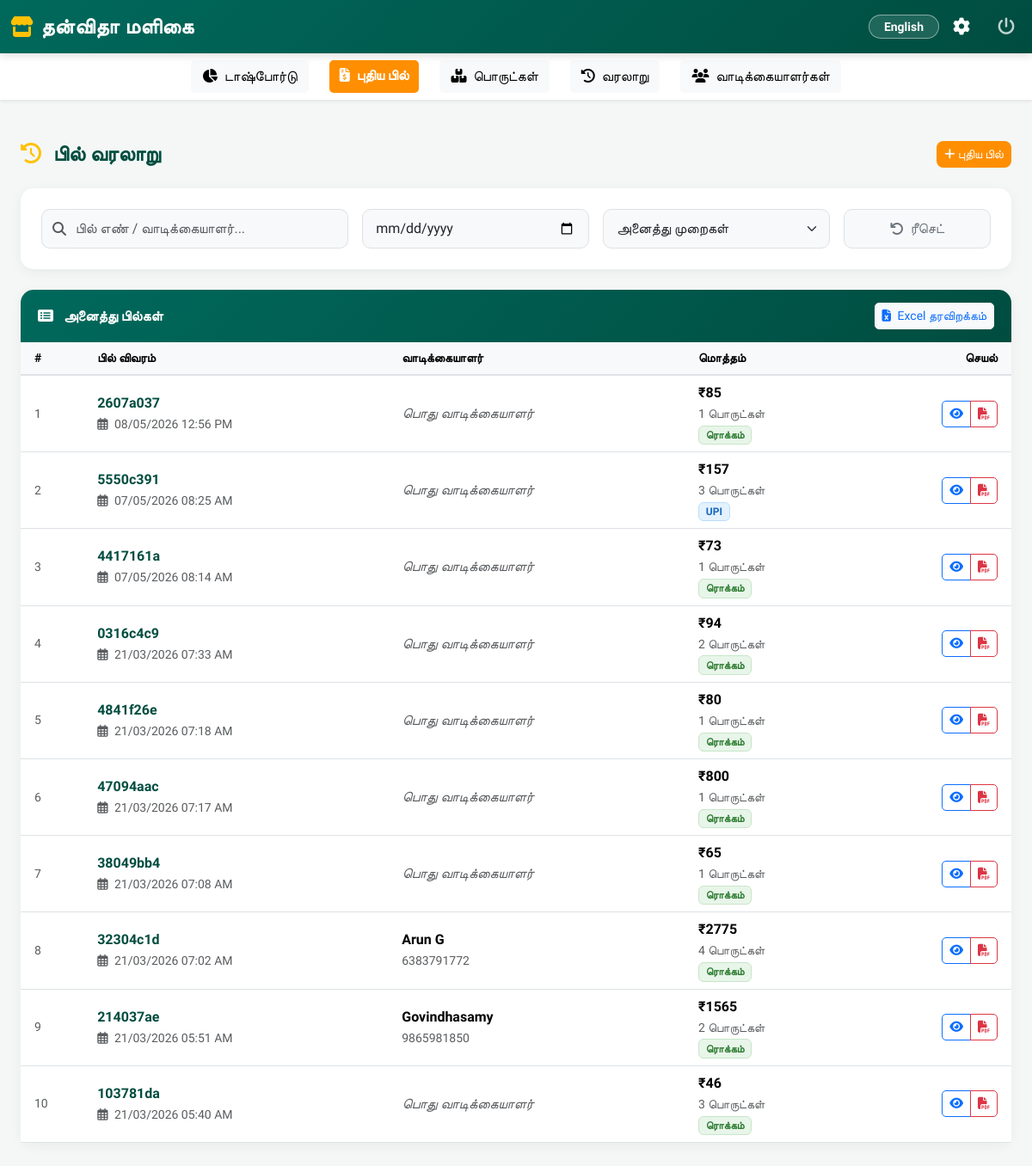
/billing/history (signed in), run on the app's committed database.
### models.py (models this page shows)
class Order(db.Model):
    __tablename__ = 'order'
    id = db.Column(db.Integer, primary_key=True)
    order_number = db.Column(db.String(50), unique=True, nullable=False, index=True)
    bill_number = db.Column(db.String(50), unique=True, nullable=False, index=True)
    customer_id = db.Column(db.Integer, db.ForeignKey('customer.id'))
    order_date = db.Column(db.DateTime, default=datetime.utcnow)
    total_amount = db.Column(db.Float, default=0)
    discount = db.Column(db.Float, default=0)
    tax_amount = db.Column(db.Float, default=0)
    grand_total = db.Column(db.Float, default=0)
    payment_method = db.Column(db.String(20), nullable=False)  # Cash, Card, UPI
    payment_status = db.Column(db.String(20), default='Completed')
    created_by = db.Column(db.Integer, db.ForeignKey('user.id'))
    created_at = db.Column(db.DateTime, default=datetime.utcnow)
    items = db.relationship('OrderItem', backref='order', lazy=True, cascade='all, delete-orphan')

class Customer(db.Model):
    __tablename__ = 'customer'
    id = db.Column(db.Integer, primary_key=True)
    name = db.Column(db.String(100), nullable=False)
    phone = db.Column(db.String(15), unique=True, nullable=False, index=True) # Index for fast lookup at billing
    email = db.Column(db.String(100))
    address = db.Column(db.Text)
    gst_no = db.Column(db.String(20))
    loyalty_points = db.Column(db.Integer, default=0)  # Loyalty points
    created_at = db.Column(db.DateTime, default=datetime.utcnow)
    orders = db.relationship('Order', backref='customer', lazy=True)

### app.py (the view)
@app.route('/billing/history')
@login_required
def bill_history():
    orders = Order.query.order_by(Order.order_date.desc()).all()
    return render_template('billing/bill_history.html', orders=orders)

### app.py (called while the page is built)
@login_manager.user_loader
def load_user(user_id):
    return User.query.get(int(user_id))

### templates/billing/bill_history.html (shortened to what this page needs)
{% extends "base.html" %}
{% block content %}
<div class="container-fluid mt-2">
    <div class="d-flex justify-content-between align-items-center mb-4">
        <h4 class="mb-0 fw-bold" style="color: var(--shop-primary-dark);">
            <i class="fas fa-clock-rotate-left text-warning me-2"></i> பில் வரலாறு
        </h4>
        <a href="{{ url_for('new_bill') }}" class="btn btn-sm text-white" style="background-color: var(--shop-accent); border-radius: 8px;">
            <i class="fas fa-plus"></i> புதிய பில்
        </a>
    </div>
    <div class="card history-card mb-4">
        <div class="card-body p-3 p-md-4">
            <div class="row g-3">
                <div class="col-12 col-md-4">
                    <div class="input-group">
                        <span class="input-group-text bg-light border-end-0" style="border-radius: 10px 0 0 10px;"><i class="fas fa-search text-muted"></i></span>
                        <input type="text" id="searchInput" class="form-control filter-control border-start-0 ps-0" placeholder="பில் எண் / வாடிக்கையாளர்..." style="border-radius: 0 10px 10px 0;">
                    </div>
                </div>
                <div class="col-6 col-md-3">
                    <input type="date" id="dateFilter" class="form-control filter-control">
                </div>
                <div class="col-6 col-md-3">
                    <select id="paymentFilter" class="form-select filter-control">
                        <option value="">அனைத்து முறைகள்</option>
                    </select>
                </div>
                <div class="col-12 col-md-2">
                    <button onclick="resetFilters()" class="btn btn-light border w-100 filter-control d-flex align-items-center justify-content-center text-secondary">
                        <i class="fas fa-undo me-2"></i> ரீசெட்
                    </button>
                </div>
            </div>
        </div>
    </div>
    <div class="card history-card mb-5">
        <div class="history-header d-flex justify-content-between align-items-center">
            <h6 class="mb-0 fw-bold"><i class="fas fa-list-alt me-2"></i> அனைத்து பில்கள்</h6>
            <button class="btn btn-sm btn-light text-primary" onclick="window.location.href='/api/export/orders'">
                <i class="fas fa-file-excel me-1"></i> Excel தரவிறக்கம்
            </button>
        </div>
        <div class="card-body p-0">
            <div class="table-responsive">
                <table class="table table-hover align-middle mb-0" id="ordersTable">
                    <thead class="table-light text-muted small">
                        <tr>
                            <th class="ps-3 d-none d-md-table-cell">#</th>
                            <th>பில் விவரம்</th>
                            <th class="d-none d-md-table-cell">வாடிக்கையாளர்</th>
                            <th>மொத்தம்</th>
                            <th class="text-end pe-3">செயல்</th>
                        </tr>
                    </thead>
                    <tbody>
                        {% for order in orders %}
                        <tr class="order-row">
                            <td class="ps-3 d-none d-md-table-cell text-muted small">{{ loop.index }}</td>
                            <td>
                                <strong style="color: var(--shop-primary-dark);">{{ order.bill_number[-8:] }}</strong><br>
                                <small class="text-muted"><i class="far fa-calendar-alt me-1"></i> {{ order.order_date.strftime('%d/%m/%Y %I:%M %p') }}</small>
                            </td>
                            <td class="d-none d-md-table-cell">
                                {% if order.customer %}
                                    <div class="fw-bold">{{ order.customer.name }}</div>
                                    <small class="text-muted">{{ order.customer.phone }}</small>
                                {% else %}
                                    <span class="text-muted fst-italic">பொது வாடிக்கையாளர்</span>
                                {% endif %}
                            </td>
                            <td>
                                <div class="fw-bold fs-6">₹{{ "%.0f"|format(order.grand_total) }}</div>
                                <small class="text-muted">{{ order.items|length }} பொருட்கள்</small><br>
                                {% if order.payment_method == 'Cash' or order.payment_method == 'பணம்' %}
                                    <span class="badge badge-cash payment-method-data" data-method="Cash">ரொக்கம்</span>
                                {% elif order.payment_method == 'UPI' %}
                                    <span class="badge badge-upi payment-method-data" data-method="UPI">UPI</span>
                                {% else %}
                                    <span class="badge badge-card payment-method-data" data-method="Card">கார்டு</span>
                                {% endif %}
                            </td>
                            <td class="text-end pe-3">
                                <div class="btn-group">
                                    <a href="{{ url_for('view_bill', id=order.id) }}" class="btn btn-sm btn-outline-primary" title="காண்க">
                                        <i class="fas fa-eye"></i>
                                    </a>
                                    <a href="{{ url_for('download_pdf', id=order.id) }}" class="btn btn-sm btn-outline-danger" title="PDF தரவிறக்கம்">
                                        <i class="fas fa-file-pdf"></i>
                                    </a>
                                </div>
                            </td>
                        </tr>
                        {% endfor %}
                    </tbody>
                </table>
            </div>
        </div>
    </div>
</div>
{% endblock %}

### static/css/style.css (style rules this page uses)
body { font-family: 'Hind Madurai', sans-serif; background-color: #f8f9fa; }
.card { border-radius: 10px; box-shadow: 0 2px 4px rgba(0,0,0,0.1); margin-bottom: 20px; }
.btn { border-radius: 5px; font-weight: 500; }
.table { background-color: white; border-radius: 10px; }
.table thead th { background-color: #f8f9fa; border-bottom: 2px solid #dee2e6; font-weight: 600; }
.form-control, .form-select { border-radius: 5px; border: 1px solid #ced4da; }

### templates/base.html (style rules this page uses)
:root { --shop-primary: #00695C; --shop-primary-dark: #004D40; --shop-accent: #FF8F00; --shop-bg: #F4F7F6; }
body { background-color: var(--shop-bg); padding-bottom: 80px; }
@media (min-width: 992px) { body { padding-bottom: 0; } }

### templates/billing/bill_history.html (style rules this page uses)
.history-card { border: none; border-radius: 15px; box-shadow: 0 4px 15px rgba(0,0,0,0.05); }
.history-header { background: linear-gradient(135deg, var(--shop-primary) 0%, var(--shop-primary-dark) 100%); color: white; padding: 15px 20px; border-top-left-radius: 15px; border-top-right-radius: 15px; }
.filter-control { border-radius: 10px; border: 1px solid #e0e0e0; background-color: #f8f9fa; padding: 10px 15px; }
.badge-cash { background-color: #e8f5e9; color: #2e7d32; border: 1px solid #c8e6c9; }
.badge-upi { background-color: #e3f2fd; color: #1565c0; border: 1px solid #bbdefb; }

### data on the page
Order: bill_number "2607a037", order_date "08/05/2026 12:56 PM", shows "பொது வாடிக்கையாளர்", grand_total "85", items|length "1", payment_method "ரொக்கம்"
Order: bill_number "5550c391", order_date "07/05/2026 08:25 AM", shows "பொது வாடிக்கையாளர்", grand_total "157", items|length "3", payment_method "UPI"
Order: bill_number "4417161a", order_date "07/05/2026 08:14 AM", shows "பொது வாடிக்கையாளர்", grand_total "73", items|length "1", payment_method "ரொக்கம்"
Order: bill_number "0316c4c9", order_date "21/03/2026 07:33 AM", shows "பொது வாடிக்கையாளர்", grand_total "94", items|length "2", payment_method "ரொக்கம்"
Order: bill_number "4841f26e", order_date "21/03/2026 07:18 AM", shows "பொது வாடிக்கையாளர்", grand_total "80", items|length "1", payment_method "ரொக்கம்"
Order: bill_number "47094aac", order_date "21/03/2026 07:17 AM", shows "பொது வாடிக்கையாளர்", grand_total "800", items|length "1", payment_method "ரொக்கம்"
Order: bill_number "38049bb4", order_date "21/03/2026 07:08 AM", shows "பொது வாடிக்கையாளர்", grand_total "65", items|length "1", payment_method "ரொக்கம்"
Order: bill_number "32304c1d", order_date "21/03/2026 07:02 AM", customer.name "Arun G", customer.phone "6383791772", grand_total "2775", items|length "4", payment_method "ரொக்கம்"
Order: bill_number "214037ae", order_date "21/03/2026 05:51 AM", customer.name "Govindhasamy", customer.phone "9865981850", grand_total "1565", items|length "2", payment_method "ரொக்கம்"
Order: bill_number "103781da", order_date "21/03/2026 05:40 AM", shows "பொது வாடிக்கையாளர்", grand_total "46", items|length "3", payment_method "ரொக்கம்"
